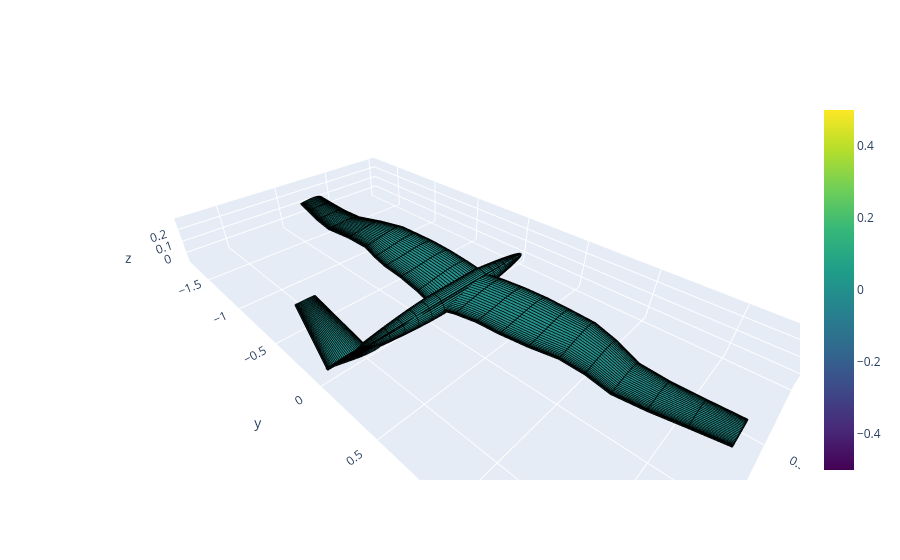
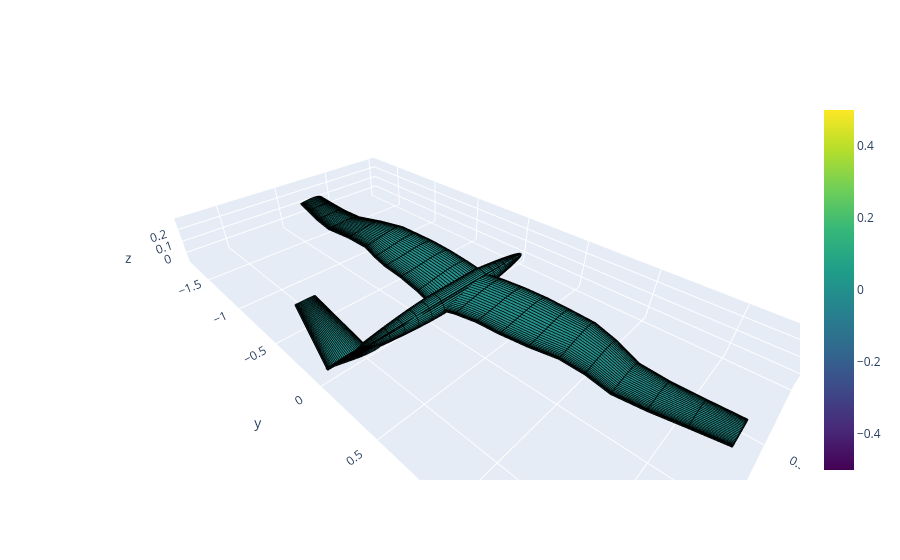

Notebook source saved alongside these figures, in order:
### Markdown cell above
## 8. Vista 3D del ganador

### Code cell
top_ganadora, est_ganador = max(estados.items(), key=lambda kv: kv[1].mejor().score)
mejor = est_ganador.mejor()

print(f"Ganador: {top_ganadora}  (score {mejor.score:.4f})")
print(f"  {av.TOPOLOGIAS[top_ganadora]['nombre']}")
print(f"  referencia real: {av.TOPOLOGIAS[top_ganadora]['referencia_real']}")

avion = av.construir_avion(av.params_trimados(mejor.params, top_ganadora), top_ganadora)   # con la incidencia de trim
avion.draw(backend="plotly")

### Figure 1 — Plotly figure (JSON) as saved in the notebook; plotly's stock layout.template omitted (floating-point values rounded to 4 significant figures; data arrays with more than 128 entries replaced by an {"elided": "..."} marker saying what was removed)
{"data": [{"colorbar": {"title": {"text": ""}}, "colorscale": [[0, "#440154"], [0.1111, "#482878"], [0.2222, "#3e4989"], [0.3333, "#31688e"], [0.4444, "#26828e"], [0.5556, "#1f9e89"], [0.6667, "#35b779"], [0.7778, "#6ece58"], [0.8889, "#b5de2b"], [1, "#fde725"]], "flatshading": false, "i": {"elided": "5084 int values"}, "intensity": {"elided": "10168 int values"}, "j": {"elided": "5084 int values"}, "k": {"elided": "5084 int values"}, "showscale": true, "type": "mesh3d", "x": {"elided": "10168 float values"}, "y": {"elided": "10168 float values"}, "z": {"elided": "10168 float values"}}, {"line": {"color": "rgb(0,0,0)", "width": 3}, "mode": "lines", "name": "", "showlegend": false, "type": "scatter3d", "x": {"elided": "15252 float values"}, "y": {"elided": "15252 float values"}, "z": {"elided": "15252 float values"}}, {"line": {"color": "rgba(119,0,255,200)", "width": 1}, "mode": "lines", "name": "", "showlegend": false, "type": "scatter3d", "x": [], "y": [], "z": []}], "layout": {"scene": {"aspectmode": "data"}, "title": {"text": ""}}}

### Figure 2 — Plotly figure (JSON) as saved in the notebook; plotly's stock layout.template omitted (floating-point values rounded to 4 significant figures; data arrays with more than 128 entries replaced by an {"elided": "..."} marker saying what was removed)
{"data": [{"colorbar": {"title": {"text": ""}}, "colorscale": [[0, "#440154"], [0.1111, "#482878"], [0.2222, "#3e4989"], [0.3333, "#31688e"], [0.4444, "#26828e"], [0.5556, "#1f9e89"], [0.6667, "#35b779"], [0.7778, "#6ece58"], [0.8889, "#b5de2b"], [1, "#fde725"]], "flatshading": false, "i": {"elided": "5084 int values"}, "intensity": {"elided": "10168 int values"}, "j": {"elided": "5084 int values"}, "k": {"elided": "5084 int values"}, "showscale": true, "type": "mesh3d", "x": {"elided": "10168 float values"}, "y": {"elided": "10168 float values"}, "z": {"elided": "10168 float values"}}, {"line": {"color": "rgb(0,0,0)", "width": 3}, "mode": "lines", "name": "", "showlegend": false, "type": "scatter3d", "x": {"elided": "15252 float values"}, "y": {"elided": "15252 float values"}, "z": {"elided": "15252 float values"}}, {"line": {"color": "rgba(119,0,255,200)", "width": 1}, "mode": "lines", "name": "", "showlegend": false, "type": "scatter3d", "x": [], "y": [], "z": []}], "layout": {"scene": {"aspectmode": "data"}, "title": {"text": ""}}}
